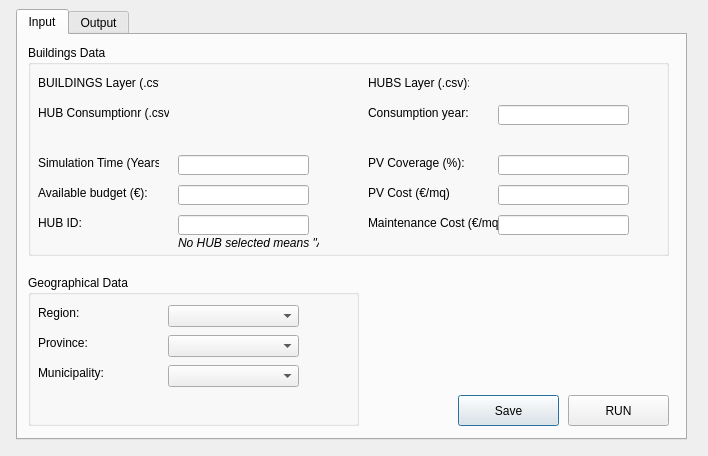
<?xml version="1.0" encoding="UTF-8"?>
<ui version="4.0">
 <class>PRESTODialogBase</class>
 <widget class="QDialog" name="PRESTODialogBase">
  <property name="geometry">
   <rect>
    <x>0</x>
    <y>0</y>
    <width>708</width>
    <height>456</height>
   </rect>
  </property>
  <property name="windowTitle">
   <string>PRESTO</string>
  </property>
  <widget class="QTabWidget" name="tabWidget">
   <property name="geometry">
    <rect>
     <x>16</x>
     <y>9</y>
     <width>671</width>
     <height>431</height>
    </rect>
   </property>
   <property name="currentIndex">
    <number>0</number>
   </property>
   <widget class="QWidget" name="Input">
    <attribute name="title">
     <string>Input</string>
    </attribute>
    <widget class="QGroupBox" name="REC_Presizing_groupBox">
     <property name="geometry">
      <rect>
       <x>10</x>
       <y>10</y>
       <width>641</width>
       <height>211</height>
      </rect>
     </property>
     <property name="title">
      <string>Buildings Data</string>
     </property>
     <widget class="QgsFileWidget" name="HUB_mQgsFileWidget">
      <property name="geometry">
       <rect>
        <x>470</x>
        <y>30</y>
        <width>161</width>
        <height>27</height>
       </rect>
      </property>
     </widget>
     <widget class="QLabel" name="HubID_label">
      <property name="geometry">
       <rect>
        <x>10</x>
        <y>170</y>
        <width>111</width>
        <height>16</height>
       </rect>
      </property>
      <property name="text">
       <string>HUB ID:</string>
      </property>
     </widget>
     <widget class="QLabel" name="SimulationTime_label">
      <property name="geometry">
       <rect>
        <x>10</x>
        <y>110</y>
        <width>121</width>
        <height>16</height>
       </rect>
      </property>
      <property name="text">
       <string>Simulation Time (Years):</string>
      </property>
     </widget>
     <widget class="QgsFileWidget" name="Buildings_mQgsFileWidget">
      <property name="geometry">
       <rect>
        <x>150</x>
        <y>30</y>
        <width>161</width>
        <height>27</height>
       </rect>
      </property>
     </widget>
     <widget class="QLabel" name="AvailableBudget_label">
      <property name="geometry">
       <rect>
        <x>10</x>
        <y>140</y>
        <width>111</width>
        <height>16</height>
       </rect>
      </property>
      <property name="text">
       <string>Available budget (€):</string>
      </property>
     </widget>
     <widget class="QLineEdit" name="SimulationTime_lineEdit">
      <property name="geometry">
       <rect>
        <x>150</x>
        <y>110</y>
        <width>131</width>
        <height>20</height>
       </rect>
      </property>
     </widget>
     <widget class="QLabel" name="Hubs_label">
      <property name="geometry">
       <rect>
        <x>340</x>
        <y>30</y>
        <width>101</width>
        <height>16</height>
       </rect>
      </property>
      <property name="text">
       <string>HUBS Layer (.csv):</string>
      </property>
     </widget>
     <widget class="QLineEdit" name="AvailableBudget_lineEdit">
      <property name="geometry">
       <rect>
        <x>150</x>
        <y>140</y>
        <width>131</width>
        <height>20</height>
       </rect>
      </property>
     </widget>
     <widget class="QLabel" name="Buildings_label">
      <property name="geometry">
       <rect>
        <x>10</x>
        <y>30</y>
        <width>121</width>
        <height>16</height>
       </rect>
      </property>
      <property name="text">
       <string>BUILDINGS Layer (.csv):</string>
      </property>
     </widget>
     <widget class="QLineEdit" name="HubID_lineEdit">
      <property name="geometry">
       <rect>
        <x>150</x>
        <y>170</y>
        <width>131</width>
        <height>20</height>
       </rect>
      </property>
     </widget>
     <widget class="QLineEdit" name="PVCoverage_lineEdit">
      <property name="geometry">
       <rect>
        <x>470</x>
        <y>110</y>
        <width>131</width>
        <height>20</height>
       </rect>
      </property>
     </widget>
     <widget class="QLabel" name="PVCoverage_label">
      <property name="geometry">
       <rect>
        <x>340</x>
        <y>110</y>
        <width>121</width>
        <height>16</height>
       </rect>
      </property>
      <property name="text">
       <string>PV Coverage (%):</string>
      </property>
     </widget>
     <widget class="QLabel" name="HubID_label_2">
      <property name="geometry">
       <rect>
        <x>150</x>
        <y>190</y>
        <width>141</width>
        <height>16</height>
       </rect>
      </property>
      <property name="font">
       <font>
        <italic>true</italic>
       </font>
      </property>
      <property name="text">
       <string>No HUB selected means &quot;All&quot;</string>
      </property>
     </widget>
     <widget class="QgsFileWidget" name="HubConsumption_mQgsFileWidget">
      <property name="geometry">
       <rect>
        <x>150</x>
        <y>60</y>
        <width>161</width>
        <height>27</height>
       </rect>
      </property>
     </widget>
     <widget class="QLabel" name="HubConsumption_label">
      <property name="geometry">
       <rect>
        <x>10</x>
        <y>60</y>
        <width>131</width>
        <height>16</height>
       </rect>
      </property>
      <property name="text">
       <string>HUB Consumptionr (.csv):</string>
      </property>
     </widget>
     <widget class="QLabel" name="ConsumptionYear_label">
      <property name="geometry">
       <rect>
        <x>340</x>
        <y>60</y>
        <width>121</width>
        <height>16</height>
       </rect>
      </property>
      <property name="text">
       <string>Consumption year:</string>
      </property>
     </widget>
     <widget class="QLineEdit" name="ConsumptionYear_lineEdit">
      <property name="geometry">
       <rect>
        <x>470</x>
        <y>60</y>
        <width>131</width>
        <height>20</height>
       </rect>
      </property>
     </widget>
     <widget class="QLineEdit" name="MaintenanceCost_lineEdit">
      <property name="geometry">
       <rect>
        <x>470</x>
        <y>170</y>
        <width>131</width>
        <height>20</height>
       </rect>
      </property>
     </widget>
     <widget class="QLabel" name="PVCost_label">
      <property name="geometry">
       <rect>
        <x>340</x>
        <y>140</y>
        <width>111</width>
        <height>16</height>
       </rect>
      </property>
      <property name="text">
       <string>PV Cost (€/mq)</string>
      </property>
     </widget>
     <widget class="QLabel" name="MaintenanceCost_label">
      <property name="geometry">
       <rect>
        <x>340</x>
        <y>170</y>
        <width>131</width>
        <height>16</height>
       </rect>
      </property>
      <property name="text">
       <string>Maintenance Cost (€/mq)</string>
      </property>
     </widget>
     <widget class="QLineEdit" name="PVCost_lineEdit">
      <property name="geometry">
       <rect>
        <x>470</x>
        <y>140</y>
        <width>131</width>
        <height>20</height>
       </rect>
      </property>
     </widget>
    </widget>
    <widget class="QGroupBox" name="REC_Presizing_groupBox_2">
     <property name="geometry">
      <rect>
       <x>10</x>
       <y>240</y>
       <width>331</width>
       <height>151</height>
      </rect>
     </property>
     <property name="title">
      <string>Geographical Data</string>
     </property>
     <widget class="QLabel" name="Regions_label">
      <property name="geometry">
       <rect>
        <x>10</x>
        <y>30</y>
        <width>121</width>
        <height>16</height>
       </rect>
      </property>
      <property name="text">
       <string>Region:</string>
      </property>
     </widget>
     <widget class="QComboBox" name="Regions_comboBox">
      <property name="geometry">
       <rect>
        <x>140</x>
        <y>30</y>
        <width>131</width>
        <height>22</height>
       </rect>
      </property>
     </widget>
     <widget class="QComboBox" name="Province_comboBox">
      <property name="geometry">
       <rect>
        <x>140</x>
        <y>60</y>
        <width>131</width>
        <height>22</height>
       </rect>
      </property>
     </widget>
     <widget class="QLabel" name="Province_label">
      <property name="geometry">
       <rect>
        <x>10</x>
        <y>60</y>
        <width>121</width>
        <height>16</height>
       </rect>
      </property>
      <property name="text">
       <string>Province:</string>
      </property>
     </widget>
     <widget class="QComboBox" name="Municipality_comboBox">
      <property name="geometry">
       <rect>
        <x>140</x>
        <y>90</y>
        <width>131</width>
        <height>22</height>
       </rect>
      </property>
     </widget>
     <widget class="QLabel" name="Municipality_label">
      <property name="geometry">
       <rect>
        <x>10</x>
        <y>90</y>
        <width>121</width>
        <height>16</height>
       </rect>
      </property>
      <property name="text">
       <string>Municipality:</string>
      </property>
     </widget>
    </widget>
    <widget class="QPushButton" name="Save_pushButton">
     <property name="geometry">
      <rect>
       <x>440</x>
       <y>360</y>
       <width>101</width>
       <height>31</height>
      </rect>
     </property>
     <property name="text">
      <string>Save</string>
     </property>
    </widget>
    <widget class="QPushButton" name="Run_pushButton">
     <property name="geometry">
      <rect>
       <x>550</x>
       <y>360</y>
       <width>101</width>
       <height>31</height>
      </rect>
     </property>
     <property name="text">
      <string>RUN</string>
     </property>
    </widget>
   </widget>
   <widget class="QWidget" name="Output">
    <attribute name="title">
     <string>Output</string>
    </attribute>
    <widget class="QLabel" name="SimulationTime_label_2">
     <property name="geometry">
      <rect>
       <x>10</x>
       <y>10</y>
       <width>131</width>
       <height>16</height>
      </rect>
     </property>
     <property name="text">
      <string>Hubs Energy Production:</string>
     </property>
    </widget>
    <widget class="QTextEdit" name="HubsEnergyProduction_textEdit">
     <property name="geometry">
      <rect>
       <x>20</x>
       <y>30</y>
       <width>631</width>
       <height>121</height>
      </rect>
     </property>
    </widget>
    <widget class="QTableWidget" name="Scenarios_tableWidget">
     <property name="geometry">
      <rect>
       <x>20</x>
       <y>180</y>
       <width>631</width>
       <height>192</height>
      </rect>
     </property>
    </widget>
   </widget>
  </widget>
 </widget>
 <customwidgets>
  <customwidget>
   <class>QgsFileWidget</class>
   <extends>QWidget</extends>
   <header>qgsfilewidget.h</header>
  </customwidget>
 </customwidgets>
 <resources/>
 <connections/>
</ui>
